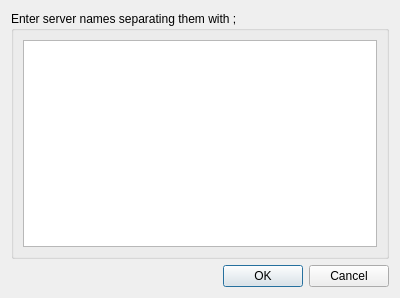
<?xml version="1.0" encoding="UTF-8"?>
<ui version="4.0">
 <class>userServers</class>
 <widget class="QDialog" name="userServers">
  <property name="geometry">
   <rect>
    <x>0</x>
    <y>0</y>
    <width>400</width>
    <height>298</height>
   </rect>
  </property>
  <property name="windowTitle">
   <string>Dialog</string>
  </property>
  <layout class="QVBoxLayout" name="verticalLayout">
   <item>
    <widget class="QGroupBox" name="groupBox">
     <property name="title">
      <string>Enter server names separating them with ;</string>
     </property>
     <layout class="QGridLayout" name="gridLayout">
      <item row="0" column="0">
       <widget class="QPlainTextEdit" name="inputField"/>
      </item>
     </layout>
    </widget>
   </item>
   <item>
    <widget class="QDialogButtonBox" name="buttonBox">
     <property name="orientation">
      <enum>Qt::Horizontal</enum>
     </property>
     <property name="standardButtons">
      <set>QDialogButtonBox::Cancel|QDialogButtonBox::Ok</set>
     </property>
    </widget>
   </item>
  </layout>
 </widget>
 <resources/>
 <connections>
  <connection>
   <sender>buttonBox</sender>
   <signal>accepted()</signal>
   <receiver>userServers</receiver>
   <slot>accept()</slot>
   <hints>
    <hint type="sourcelabel">
     <x>248</x>
     <y>254</y>
    </hint>
    <hint type="destinationlabel">
     <x>157</x>
     <y>274</y>
    </hint>
   </hints>
  </connection>
  <connection>
   <sender>buttonBox</sender>
   <signal>rejected()</signal>
   <receiver>userServers</receiver>
   <slot>reject()</slot>
   <hints>
    <hint type="sourcelabel">
     <x>316</x>
     <y>260</y>
    </hint>
    <hint type="destinationlabel">
     <x>286</x>
     <y>274</y>
    </hint>
   </hints>
  </connection>
 </connections>
</ui>
